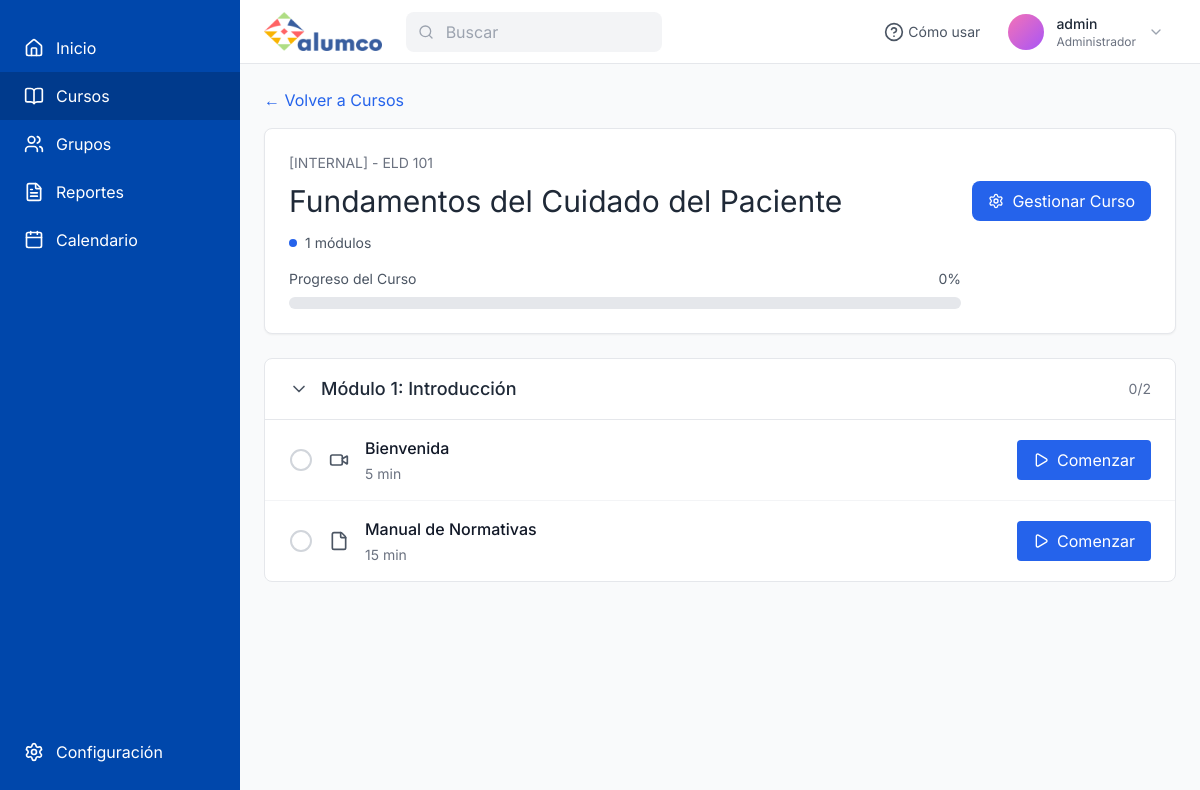
Before: /course/1/ (signed in) with the older database file.
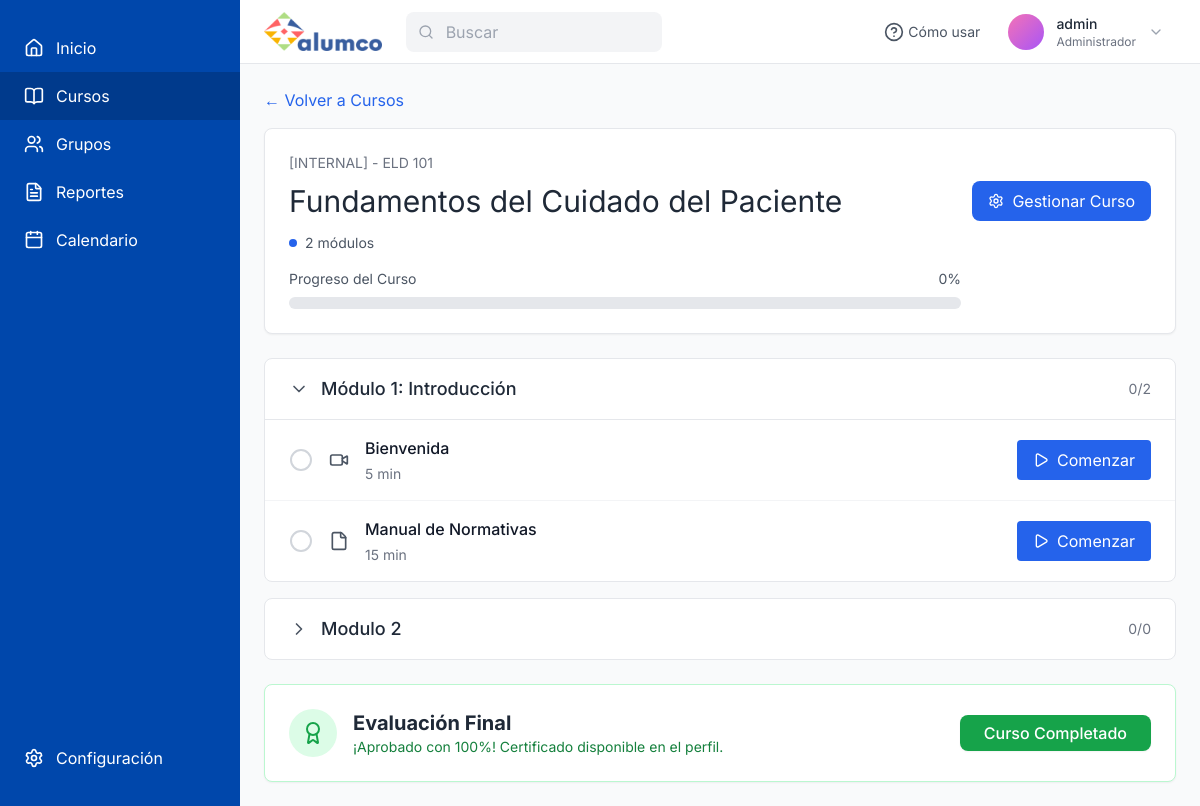
After: the same page with the newer database file.
### lms/models.py (models this page shows, shortened)
class Module(models.Model):
    course = models.ForeignKey(Course, on_delete=models.CASCADE, related_name='modules')
    title = models.CharField(max_length=200, verbose_name="Título del Módulo")
    order = models.PositiveIntegerField(default=0, verbose_name="Orden")
    class Meta:
        ordering = ['order']

class Content(models.Model):
    CONTENT_TYPES = (
        ('video', 'Video'),
        ('pdf', 'PDF / Documento'),
        ('powerpoint', 'Presentación (PPT/PPTX)'),
        ('text', 'Texto / Lectura'),
    )
    module = models.ForeignKey(Module, on_delete=models.CASCADE, related_name='contents')
    title = models.CharField(max_length=200, verbose_name="Título del Contenido")
    content_type = models.CharField(max_length=20, choices=CONTENT_TYPES, verbose_name="Tipo de Contenido")
    file = models.FileField(upload_to='course_content/', verbose_name="Archivo", blank=True, null=True)
    text_content = models.TextField(blank=True, null=True, verbose_name="Contenido de Texto")
    duration = models.CharField(max_length=50, blank=True, help_text="Ej: '5 min'")
    order = models.PositiveIntegerField(default=0, verbose_name="Orden")
    class Meta:
        ordering = ['order']

class Course(models.Model):
    title = models.CharField(max_length=200, verbose_name="Título del Curso")
    code = models.CharField(max_length=50, unique=True, verbose_name="Código (ej. ELD 101)")
    description = models.TextField(verbose_name="Descripción", blank=True)
    image = models.ImageField(upload_to='course_images/', blank=True, null=True, verbose_name="Imagen de Portada")
    image_url = models.URLField(max_length=500, blank=True, null=True, verbose_name="URL de Imagen Externa")
    assigned_work_areas = models.ManyToManyField(WorkArea, blank=True, related_name="assigned_courses", verbose_name="Áreas de Trabajo Asignadas")
    created_at = models.DateTimeField(auto_now_add=True)

class Test(models.Model):
    course = models.OneToOneField(Course, on_delete=models.CASCADE, related_name='test', null=True, blank=True)
    title = models.CharField(max_length=200, default="Evaluación Final")
    passing_score = models.PositiveIntegerField(default=70, help_text="Porcentaje mínimo para aprobar")

class TestResult(models.Model):
    user = models.ForeignKey(User, on_delete=models.CASCADE, related_name='test_results')
    test = models.ForeignKey(Test, on_delete=models.CASCADE)
    score = models.FloatField(verbose_name="Puntaje (%)")
    passed = models.BooleanField(default=False)
    attempted_at = models.DateTimeField(auto_now_add=True)

### lms/views.py (the view)
# urls.py: path('course/<int:course_id>/', views.course_detail_view, name='course_detail'),
@login_required
def course_detail_view(request, course_id):
    course = get_object_or_404(Course, id=course_id)
    modules = course.modules.all().prefetch_related('contents')
    total_content = Content.objects.filter(module__course=course).count()
    completed_content = ContentProgress.objects.filter(user=request.user, content__module__course=course, is_completed=True).count()
    progress_percentage = int((completed_content / total_content * 100)) if total_content > 0 else 0
    test_available = (total_content > 0 and completed_content == total_content) or (total_content == 0)
    test_passed = False
    test_score = 0
    if hasattr(course, 'test'):
        from .models import TestResult
        last_result = TestResult.objects.filter(user=request.user, test=course.test).order_by('-attempted_at').first()
        if last_result and last_result.passed:
            test_passed = True
            test_score = last_result.score
    context = {
        'course': course,
        'modules': modules,
        'progress_percentage': progress_percentage,
        'test_available': test_available,
        'test_passed': test_passed,
        'test_score': test_score,
        'active_menu': 'courses',
    }
    return render(request, 'lms/course_detail.html', context)

### lms/templatetags/lms_extras.py (called while the page is built)
@register.filter(name='has_group')
def has_group(user, group_name):
    try:
        group = Group.objects.get(name=group_name)
    except Group.DoesNotExist:
        return False
    return group in user.groups.all()

### lms/templates/lms/course_detail.html (shortened to what the changed rows need)
{% extends 'lms/base_dashboard.html' %}
{% load lms_extras %}
{% block dashboard_content %}
<main class="flex-1 p-6 w-full">
    <div class="max-w-5xl mx-auto">
        <div class="bg-white rounded-lg border border-gray-200 p-6 mb-6 shadow-sm">
            <div class="flex items-start justify-between">
                <div class="flex-1">
                    <div class="text-sm text-gray-500 uppercase mb-2">
                        [Internal] - {{ course.code }}
                    </div>
                    <div class="flex justify-between items-center mb-3">
                        <h1 class="text-3xl">{{ course.title }}</h1>
                        {% if request.user|has_group:"Administrador" or request.user|has_group:"Profesor" %}
                        <a href="{% url 'course_manage' course.id %}" class="px-4 py-2 bg-blue-600 text-white rounded-lg hover:bg-blue-700 flex items-center gap-2">
                            <i data-lucide="settings" class="w-4 h-4"></i> Gestionar Curso
                        </a>
                        {% endif %}
                    </div>
                    <div class="flex items-center gap-6 text-sm text-gray-600 mb-4">
                        <div class="flex items-center gap-2">
                            <div class="w-2 h-2 rounded-full bg-blue-600"></div>
                            <span>{{ modules.count }} módulos</span>
                        </div>
                    </div>
                    <div class="max-w-2xl">
                        <div class="flex justify-between text-sm text-gray-600 mb-2">
                        </div>
                        <div class="w-full bg-gray-200 rounded-full h-3">
                        </div>
                    </div>
                </div>
            </div>
        </div>
        <div class="space-y-4">
            {% for module in modules %}
            <div class="bg-white rounded-lg border border-gray-200 overflow-hidden module-container">
                <button class="module-toggle w-full px-6 py-4 flex items-center justify-between hover:bg-gray-50 transition-colors">
                    <div class="flex items-center gap-3">
                        <i data-lucide="{% if forloop.first %}chevron-down{% else %}chevron-right{% endif %}" class="w-5 h-5 text-gray-600 toggle-icon"></i>
                        <span class="font-medium text-lg">{{ module.title }}</span>
                    </div>
                    <span class="text-sm text-gray-500">0/{{ module.contents.count }}</span>
                </button>
                <div class="module-content border-t border-gray-200 {% if not forloop.first %}hidden{% endif %}">
                    {% for content in module.contents.all %}
                    <div class="px-6 py-4 border-b border-gray-100 last:border-b-0 hover:bg-gray-50 transition-colors">
                        <div class="flex items-center gap-4">
                            <button class="flex-shrink-0 item-complete-toggle">
                                <i data-lucide="circle" class="w-6 h-6 text-gray-300 check-icon"></i>
                            </button>
                            <div class="flex-shrink-0 text-gray-600">
                                {% if content.content_type == 'video' %}
                                    <i data-lucide="video" class="w-5 h-5"></i>
                                {% elif content.content_type == 'text' %}
                                    <i data-lucide="file-text" class="w-5 h-5"></i>
                                {% elif content.content_type == 'powerpoint' %}
                                    <i data-lucide="presentation" class="w-5 h-5"></i>
                                {% else %}
                                    <i data-lucide="file" class="w-5 h-5"></i>
                                {% endif %}
                            </div>
                            <div class="flex-1">
                                <div class="flex items-center gap-2">
                                    <span class="font-medium text-gray-900 item-title">{{ content.title }}</span>
                                </div>
                                {% if content.duration %}
                                <div class="text-sm text-gray-500 mt-1">{{ content.duration }}</div>
                                {% endif %}
                            </div>
                            <a href="{% url 'course_learn' course.id content.id %}" class="action-btn flex-shrink-0 px-4 py-2 bg-blue-600 text-white rounded hover:bg-blue-700 transition-colors flex items-center gap-2">
                                <i data-lucide="play" class="w-4 h-4"></i>
                                {% if content.content_type == 'text' %}Ver{% else %}Comenzar{% endif %}
                            </a>
                        </div>
                    </div>
                    {% endfor %}
                </div>
            </div>
            {% empty %}
            <div class="text-center py-12 bg-white border border-gray-200 rounded-lg">
                <p class="text-gray-500">No hay contenido disponible para este curso.</p>
            </div>
            {% endfor %}
        </div>
        {% if course.test %}
        <div class="mt-6 bg-white rounded-lg border {% if test_passed %}border-green-200 bg-green-50{% elif test_available %}border-blue-200 text-blue-900{% else %}border-gray-200{% endif %} p-6 shadow-sm flex items-center justify-between">
            <div class="flex items-center gap-4">
                <div class="p-3 rounded-full {% if test_passed %}bg-green-100 text-green-600{% elif test_available %}bg-blue-100 text-blue-600{% else %}bg-gray-100 text-gray-400{% endif %}">
                    <i data-lucide="{% if test_passed %}award{% elif test_available %}check-square{% else %}lock{% endif %}" class="w-6 h-6"></i>
                </div>
                <div>
                    <h3 class="text-xl font-bold {% if not test_available and not test_passed %}text-gray-500{% endif %}">
                        {{ course.test.title }}
                    </h3>
                    <p class="text-sm {% if test_passed %}text-green-700{% elif test_available %}text-blue-600{% else %}text-gray-400{% endif %}">
                        {% if test_passed %}
                            ¡Aprobado con {{ test_score|floatformat:0 }}%! Certificado disponible en el perfil.
                        {% elif test_available %}
                            Has completado el contenido. El examen final está desbloqueado.
                        {% else %}
                            Disponible automáticamente al ver el 100% de los módulos.
                        {% endif %}
                    </p>
                </div>
            </div>
            <div>
                {% if test_passed %}
                    <span class="px-6 py-2 bg-green-600 text-white font-medium rounded-lg shadow-sm">
                        Curso Completado
                    </span>
                {% elif test_available %}
                    <a href="{% url 'take_test' course.id %}" class="px-6 py-2 bg-blue-600 text-white hover:bg-blue-700 transition-colors rounded-lg shadow-sm font-medium">
                        Realizar Examen
                    </a>
                {% else %}
                    <button disabled class="px-6 py-2 bg-gray-100 text-gray-400 rounded-lg cursor-not-allowed font-medium border border-gray-200">
                        Bloqueado
                    </button>
                {% endif %}
            </div>
        </div>
        {% endif %}
    </div>
</main>
{% endblock %}

Changed rows visible on the page:
shown differently, row unchanged: Course "Fundamentos del Cuidado del Paciente": test (not shown) → "Evaluación Final"
added Module: title "Modulo 2", contents.count "0"
added TestResult: score "100"
Other visible differences:
{{ modules.count }}: "1" → "2"
text now shown: "¡Aprobado con %! Certificado disponible en el perfil. Curso Completado"
